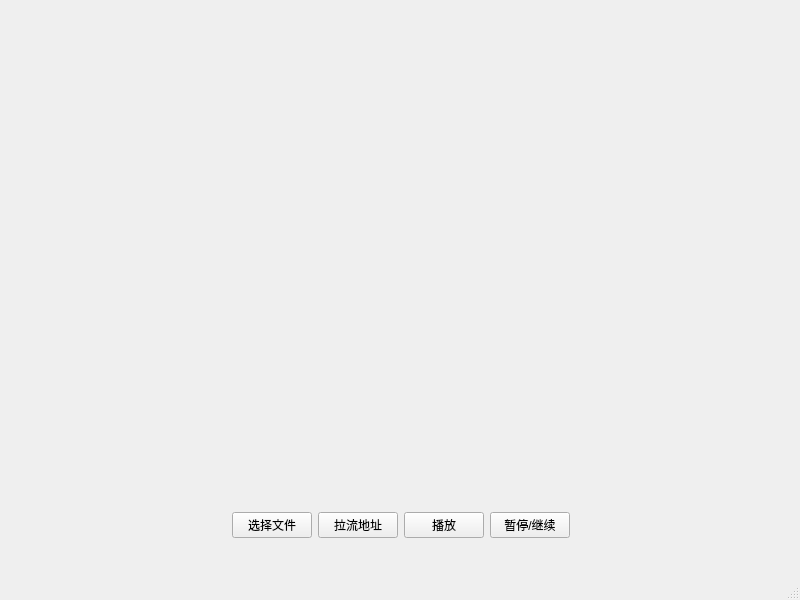
<?xml version="1.0" encoding="UTF-8"?>
<ui version="4.0">
 <class>MainWindow</class>
 <widget class="QMainWindow" name="MainWindow">
  <property name="geometry">
   <rect>
    <x>0</x>
    <y>0</y>
    <width>800</width>
    <height>600</height>
   </rect>
  </property>
  <property name="windowTitle">
   <string>MainWindow</string>
  </property>
  <widget class="QWidget" name="centralwidget">
   <widget class="QWidget" name="horizontalLayoutWidget">
    <property name="geometry">
     <rect>
      <x>0</x>
      <y>500</y>
      <width>801</width>
      <height>51</height>
     </rect>
    </property>
    <layout class="QHBoxLayout" name="horizontalLayout">
     <item>
      <spacer name="horizontalSpacer">
       <property name="orientation">
        <enum>Qt::Horizontal</enum>
       </property>
       <property name="sizeHint" stdset="0">
        <size>
         <width>40</width>
         <height>20</height>
        </size>
       </property>
      </spacer>
     </item>
     <item>
      <widget class="QPushButton" name="selectFilePushBtn">
       <property name="text">
        <string>选择文件</string>
       </property>
      </widget>
     </item>
     <item>
      <widget class="QPushButton" name="rtspPushBtn">
       <property name="text">
        <string>拉流地址</string>
       </property>
      </widget>
     </item>
     <item>
      <widget class="QPushButton" name="playPushBtn">
       <property name="text">
        <string>播放</string>
       </property>
      </widget>
     </item>
     <item>
      <widget class="QPushButton" name="pausePushBtn">
       <property name="text">
        <string>暂停/继续</string>
       </property>
      </widget>
     </item>
     <item>
      <spacer name="horizontalSpacer_2">
       <property name="orientation">
        <enum>Qt::Horizontal</enum>
       </property>
       <property name="sizeHint" stdset="0">
        <size>
         <width>40</width>
         <height>20</height>
        </size>
       </property>
      </spacer>
     </item>
    </layout>
   </widget>
  </widget>
  <widget class="QMenuBar" name="menubar">
   <property name="geometry">
    <rect>
     <x>0</x>
     <y>0</y>
     <width>800</width>
     <height>24</height>
    </rect>
   </property>
  </widget>
  <widget class="QStatusBar" name="statusbar"/>
 </widget>
 <resources/>
 <connections/>
</ui>
